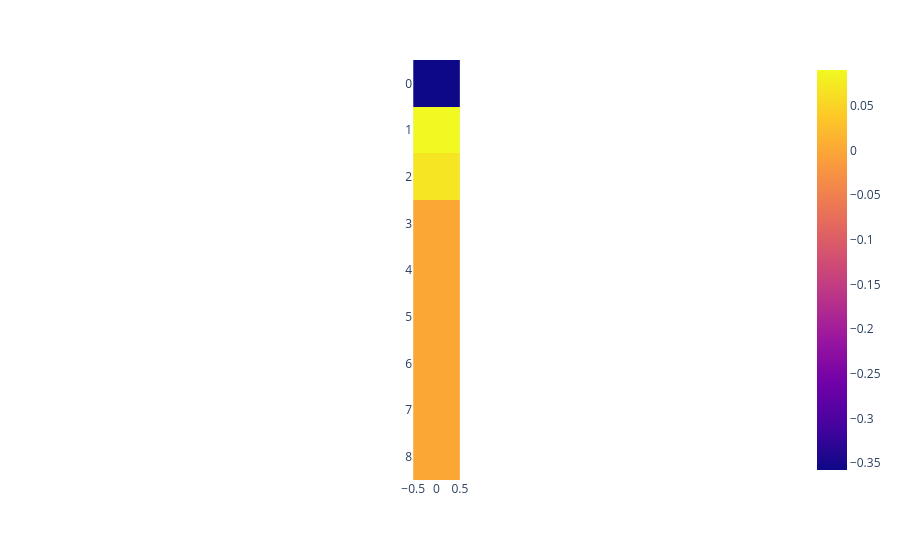

The cell this chart's notebook holds for it:
### Code cell
px.imshow(model.layer_list[4].bias.cpu().to_dense().detach().numpy()[:, None])

### Figure 1 — Plotly figure (JSON) as saved in the notebook; plotly's stock layout.template omitted (floating-point values rounded to 4 significant figures)
{"data": [{"coloraxis": "coloraxis", "hovertemplate": "x: %{x}<br>y: %{y}<br>color: %{z}<extra></extra>", "name": "0", "type": "heatmap", "xaxis": "x", "yaxis": "y", "z": [[-0.3577], [0.0901], [0.06861], [0], [0], [0], [0], [0], [0]]}], "layout": {"coloraxis": {"colorscale": [[0, "#0d0887"], [0.1111, "#46039f"], [0.2222, "#7201a8"], [0.3333, "#9c179e"], [0.4444, "#bd3786"], [0.5556, "#d8576b"], [0.6667, "#ed7953"], [0.7778, "#fb9f3a"], [0.8889, "#fdca26"], [1, "#f0f921"]]}, "margin": {"t": 60}, "xaxis": {"anchor": "y", "constrain": "domain", "domain": [0, 1], "scaleanchor": "y"}, "yaxis": {"anchor": "x", "autorange": "reversed", "constrain": "domain", "domain": [0, 1]}}}
